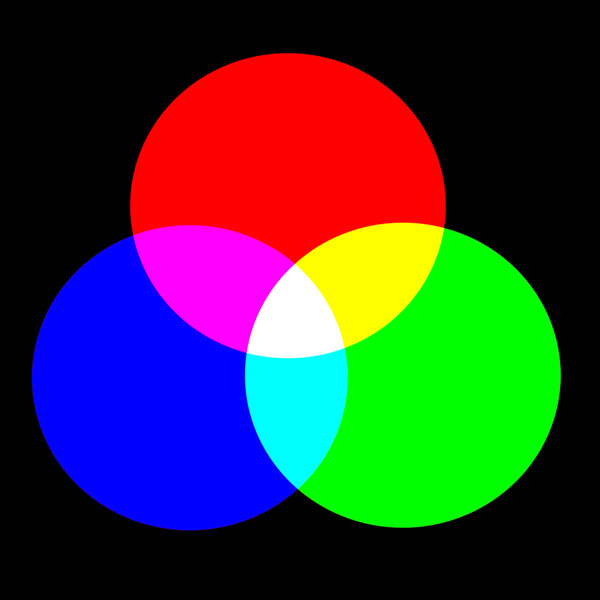
%> input picture HM1/rgb.jpg, 600 x 600 px
$ octave rgbtorgb.m   (GNU Octave 9; MATLAB toolbox functions it lacks are replaced by stand-ins)
%> lines starting %> are read from the running program, lines starting %| are printed output that depends on the picture
I = imread('rgb.jpg'); % read image
%> I is the input picture: size 600x600x3 uint8; mean R, G, B 53.7, 53.6, 53.7
% I = imread('C:\Users\Jessy\Desktop\54321.jpg');

Ir = I(:,:,1); % red channel
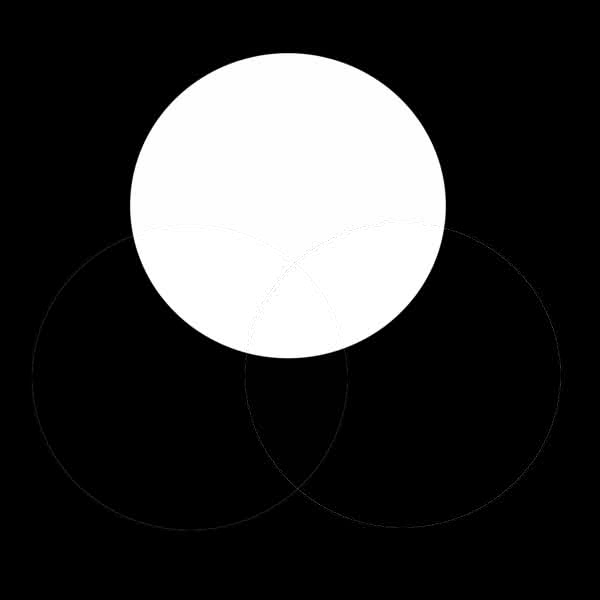
%> Ir: size 600x600 uint8; min 0, max 255, mean 53.7
Ig = I(:,:,2); % blue channel
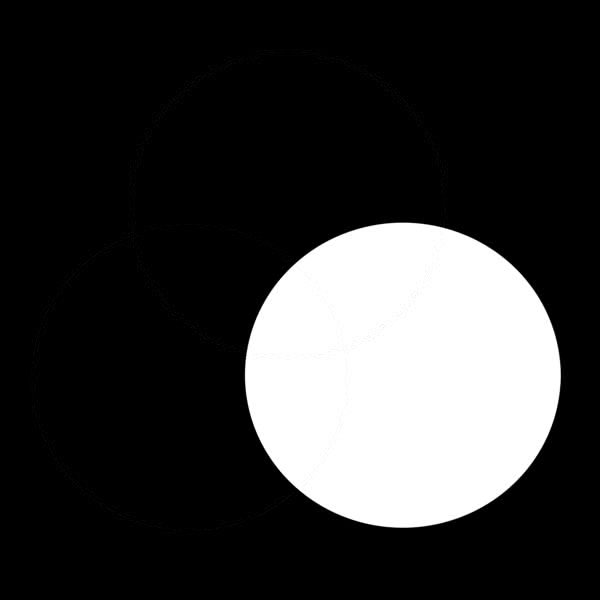
%> Ig: size 600x600 uint8; min 0, max 255, mean 53.6
Ib = I(:,:,3); % green channel
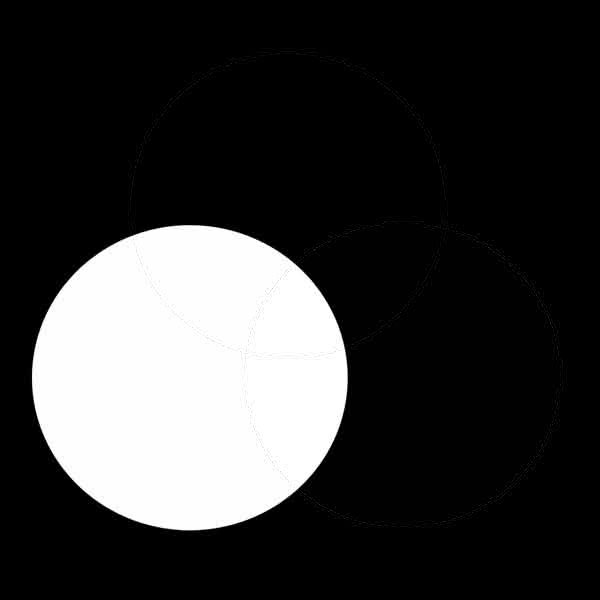
%> Ib: size 600x600 uint8; min 0, max 255, mean 53.7; mean of the top-left, top-right, bottom-left and bottom-right quarters 39.4, 1.6, 153.8, 19.8

J = cat(3, Ir, Ig, Ib); % recombine channels to get rgb image
K = cat(3, zeros(size(I,1),size(I,2)), Ig, Ib); % remove red channel
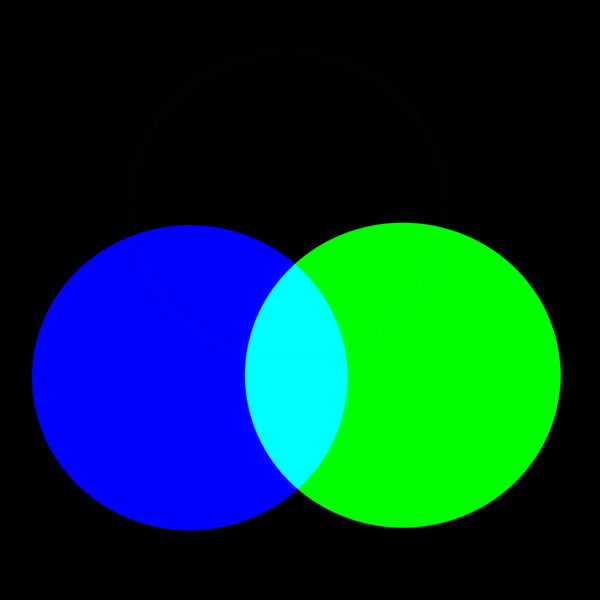
%> K: size 600x600x3 uint8; mean R, G, B 0, 53.6, 53.7

subplot(231);
imshow(I);
title('Original image');
subplot(232);
imshow(Ir);
title('Red channel');
subplot(233);
imshow(Ig);
title('Green channel');
subplot(234);
imshow(Ib);
title('Blue channel');
subplot(235);
imshow(J);
title({'Back to';'original image'});
subplot(236);
imshow(K);
title({'Modified image';'remove red channel'});
